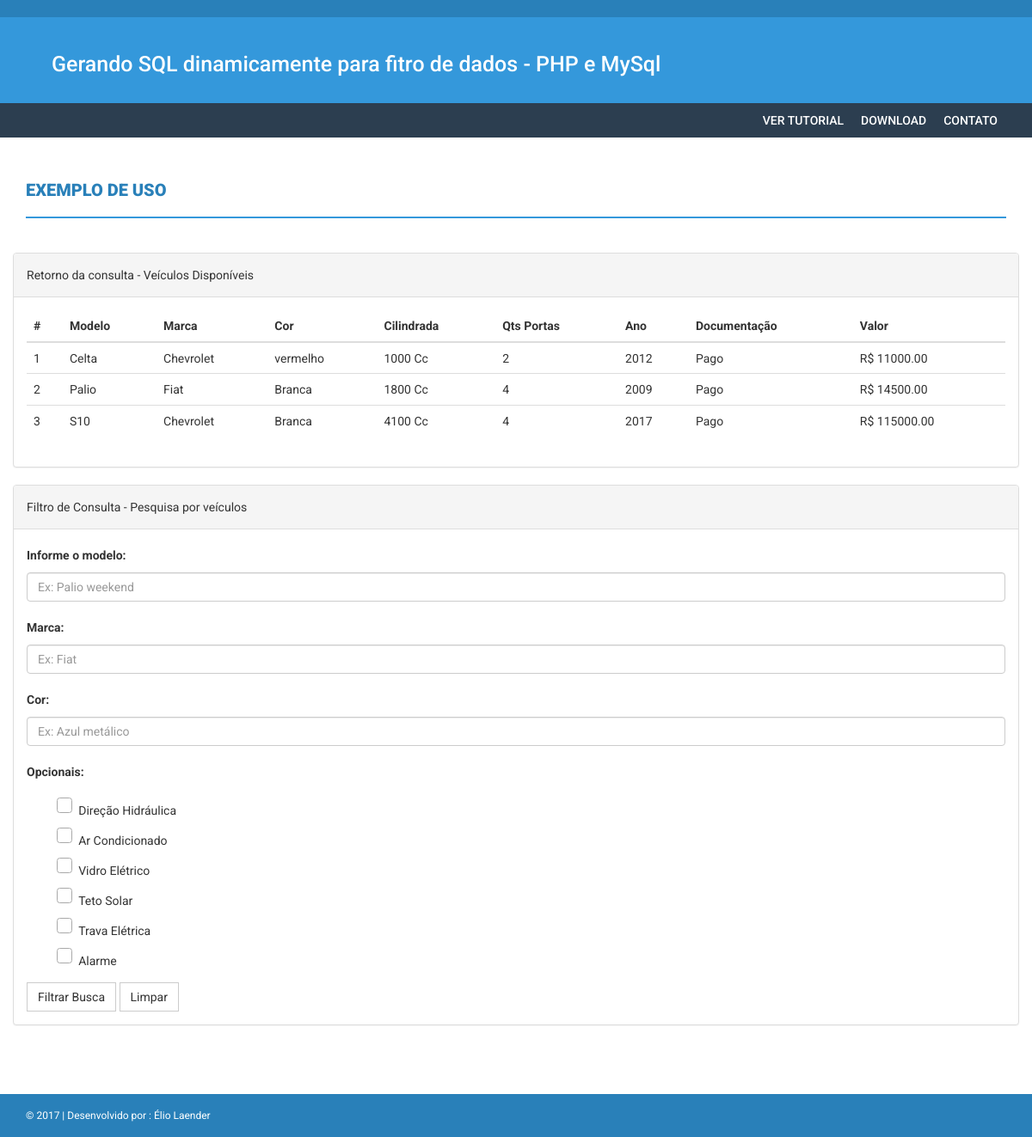
The page / on the database its author committed.
### tables this page shows
CREATE TABLE `venda_carros` (
  `carros_id` int(11) NOT NULL,
  `carros_marca` varchar(10) NOT NULL,
  `carros_modelo` varchar(10) NOT NULL,
  `carros_ano` int(11) NOT NULL,
  `carros_valor` decimal(10,2) NOT NULL,
  `carros_cor` varchar(15) NOT NULL,
  `carros_final_placa` int(11) NOT NULL,
  `carros_qtd_portas` int(11) NOT NULL,
  `carros_qtd_valvulas` int(11) NOT NULL,
  `carros_qtd_cilindradas` int(11) NOT NULL,
  `carros_direcao` tinyint(1) NOT NULL,
  `carros_ar` tinyint(1) NOT NULL,
  `carros_vidro` tinyint(1) NOT NULL,
  `carros_teto_solar` tinyint(1) NOT NULL,
  `carros_trava` tinyint(1) NOT NULL,
  `carros_alarme` tinyint(1) NOT NULL,
  `carros_doc_pg` tinyint(1) NOT NULL
);

### index.php (called while the page is built, shortened)
<?php
    $objData = new Consulta;
    $objVisual = new Visual;
    $objVisual->set('dados', $objData->listaDados());
    $objVisual->render("project/logica_visual/telas/home.php");

### project/logica_banco/Conexao_bd.php (called while the page is built, shortened)
<?php
class Conexao_bd {
     private $user = 'root',
             $pass = 'xxxxxxxxxxx',
             $host = 'localhost',
             $dataBase = 'venda_veiculos';
    protected function conecta(){
        try{
            $conectDB = new PDO("mysql:host=".$this->host.";dbname=".$this->dataBase, $this->user, $this->pass, array(PDO::MYSQL_ATTR_INIT_COMMAND => "SET NAMES 'utf8' "));
            return $conectDB;
        } catch (Exception $ex){
            exit($ex);
        }
    }
    public function runSelect($sql){
        if($sql == ""){
           $sql = "SELECT * FROM venda_carros";
        }
        $stm = $this->conecta()->prepare($sql);
        $stm->execute();
        return $stm->fetchAll(PDO::FETCH_ASSOC);
    }
}

### project/logica_filtro/Filtro_consulta.php (the view, shortened to what this page needs)
<?php
class Filtro_consulta {
	private $conexao,
            $sql,
            $html = "",
	    $array_dados,
	    $tabela,
	    $att_retorno,
            $array_entrada_form,
	    $limit;
      public function listaDados($select = ""){
          $this->conexao = new Consulta;
          $resultado = $this->conexao->runSelect($select);
          if(count($resultado) != 0){
              for($j = 0; $j < count($resultado); $j++){
                  $this->html .= "<tr>";
                  $this->html.= "<td>".($j+1)."</td>";
                  $this->html.= "<td>{$resultado[$j]['carros_modelo']}</td>";
                  $this->html.= "<td>{$resultado[$j]['carros_marca']}</td>";
                  $this->html.= "<td>{$resultado[$j]['carros_cor']}</td>";
                  $this->html.= "<td>{$resultado[$j]['carros_qtd_cilindradas']} Cc</td>";
                  $this->html.= "<td>{$resultado[$j]['carros_qtd_portas']}</td>";
                  $this->html.= "<td>{$resultado[$j]['carros_ano']}</td>";
                  if($resultado[$j]['carros_doc_pg'] == 1){
                      $this->html.= "<td>Pago</td>";
                  } else{
                      $this->html.= "<td>Atrasado</td>";
                  }
                  $this->html.= "<td>R$ {$resultado[$j]['carros_valor']}</td>";
                  $this->html .= "<tr>";
              }
          } else {
              $this->html = "<p style='color:indianred'>*Oops, sua consulta não retornou nenhum resultado, tente ser menos específico.</p>";
          }
          return $this->html;
      }
}

### project/logica_visual/Visual_controle.php (shortened to what this page needs)
<?php
class Visual_controle {
    public function render($arquivo){
        if(file_exists($arquivo)){
            include_once $arquivo;
        }
    }
}

### project/logica_visual/telas/home.php (shortened to what this page needs)
<!DOCTYPE html>
<html xmlns="http://www.w3.org/1999/xhtml">
<head>
    <link href="project/logica_visual/telas/assets/css/bootstrap.css" rel="stylesheet" />
    <link href="project/logica_visual/telas/assets/css/font-awesome.css" rel="stylesheet" />
    <link href="project/logica_visual/telas/assets/css/style.css" rel="stylesheet" />
</head>
<body>
    <header>
    </header>
    <div class="navbar navbar-inverse set-radius-zero">
        <div class="container">
            <div class="left-div">
                <div class="user-settings-wrapper">
                    <h1 style="color:white">Gerando SQL dinamicamente para fitro de dados - PHP e MySql</h1>
                </div>
            </div>
        </div>
    </div>
    <section class="menu-section">
        <div class="container">
            <div class="row">
                <div class="col-md-12">
                    <div class="navbar-collapse collapse ">
                        <ul id="menu-top" class="nav navbar-nav navbar-right">
                            <li><a class="" href="index.html">Ver Tutorial</a></li>
                            <li><a href="ui.html">Download</a></li>
                            <li><a href="table.html">Contato</a></li>
                        </ul>
                    </div>
                </div>
            </div>
        </div>
    </section>
    <div class="content-wrapper">
        <div class="container">
            <div class="row">
                <div class="col-md-12">
                    <h4 class="page-head-line">Exemplo de uso</h4>
                </div>
                <div class="row">
                    <div class="col-md-12">
                        <div class="panel panel-default">
                            <div class="panel-heading">
                                Retorno da consulta - Veículos Disponíveis
                            </div>
                            <div class="panel-body">
                                <div class="table-responsive">
                                    <table class="table table-hover">
                                        <thead>
                                        <tr>
                                            <th>#</th>
                                            <th>Modelo</th>
                                            <th>Marca</th>
                                            <th>Cor</th>
                                            <th>Cilindrada</th>
                                            <th>Qts Portas</th>
                                            <th>Ano</th>
                                            <th>Documentação</th>
                                            <th>Valor</th>
                                        </tr>
                                        </thead>
                                        <tbody>
                                            <?php echo $dados; ?>
                                        </tbody>
                                    </table>
                                </div>
                            </div>
                        </div>
                    </div>
                </div>
                <div class="row">
                    <div class="col-md-12">
                        <div class="panel panel-default">
                            <div class="panel-heading">
                               Filtro de Consulta - Pesquisa por veículos
                            </div>
                            <div class="panel-body">
                                <form action="testadora.php" method="post">
                                    <div class="form-group">
                                        <label>Informe o modelo:</label>
                                        <input type="text" class="form-control" id="veiculo-modelo" name="modelo" placeholder="Ex: Palio weekend" />
                                    </div>
                                    <div class="form-group">
                                        <label>Marca:</label>
                                        <input type="text" class="form-control" id="veiculo-marca" name="marca" placeholder="Ex: Fiat" />
                                    </div>
                                    <div class="form-group">
                                        <label>Cor:</label>
                                        <input type="text" class="form-control" id="veiculo-cor" name="cor" placeholder="Ex: Azul metálico" />
                                    </div>
                                    <div class="form-group">
                                        <label>Opcionais:</label>
                                        <div >
                                            <div class="col-sm-12">
                                                <div class="checkbox">
                                                    <label>
                                                        <span class="cr"><i class="cr-icon glyphicon glyphicon-ok"></i></span>
                                                        Direção Hidráulica
                                                    </label>
                                                </div>
                                                <div class="checkbox">
                                                    <label>
                                                        <span class="cr"><i class="cr-icon glyphicon glyphicon-ok"></i></span>
                                                        Ar Condicionado
                                                    </label>
                                                </div>
                                                <div class="checkbox">
                                                    <label>
                                                        <span class="cr"><i class="cr-icon glyphicon glyphicon-ok"></i></span>
                                                        Vidro Elétrico
                                                    </label>
                                                </div>
                                                <div class="checkbox">
                                                    <label>
                                                        <span class="cr"><i class="cr-icon glyphicon glyphicon-ok"></i></span>
                                                        Teto Solar
                                                    </label>
                                                </div>
                                                <div class="checkbox">
                                                    <label>
                                                        <span class="cr"><i class="cr-icon glyphicon glyphicon-ok"></i></span>
                                                        Trava Elétrica
                                                    </label>
                                                </div>
                                                <div class="checkbox">
                                                    <label>
                                                        <span class="cr"><i class="cr-icon glyphicon glyphicon-ok"></i></span>
                                                        Alarme
                                                    </label>
                                                </div>
                                            </div>
                                    </div>
                                    </div>
                                    <button type="submit" class="btn btn-default">Filtrar Busca</button>
                                    <button type="reset" class="btn btn-default">Limpar</button>
                                </form>
                            </div>
                        </div>
                    </div>
                </div>
            </div>
    </div>
    </div>
    <footer>
        <div class="container">
            <div class="row">
                <div class="col-md-12">
                    <a href="http://eliolaender.com.br" target="_blank"> © 2017  | Desenvolvido por : Élio Laender</a>
                </div>
            </div>
        </div>
    </footer>
</body>
</html>

### project/logica_visual/telas/assets/css/style.css (style rules this page uses)
body { font-family: 'Roboto', sans-serif; line-height: 30px; }
.set-radius-zero { border-radius: 0px; -moz-border-radius: 0px; -webkit-border-radius: 0px; }
.content-wrapper { margin-top: 40px; min-height: 600px; padding-bottom: 60px; }
.page-head-line { font-weight: 900; padding-bottom: 20px; border-bottom: 2px solid #3498db; text-transform: uppercase; color: #2980b9; font-size: 20px; margin-bottom: 40px; }
.btn { border-radius: 0px; -webkit-border-radius: 0px; -moz-border-radius: 0px; }
header { background-color: #2980b9; color: #fff; padding: 10px; text-align: right; }
.left-div { padding-left: 30px; margin-top: 40px; margin-bottom: 30px; }
.user-settings-wrapper { margin-top: 10px; }
.menu-section { background-color: #2c3e50; }
#menu-top a { color: #FFF; text-decoration: none; font-weight: 500; padding: 10px 10px 10px 10px; text-transform: uppercase; }
.navbar-inverse { background-color: #3498db; border-color: transparent; }
.navbar { margin-bottom: 0px; }
footer { padding: 10px; color: #fff; font-size: 12px; background-color: #2980b9; }
footer a, footer a:hover { color: #fff; text-decoration: none; }
.checkbox label:after, .radio label:after { content: ''; display: table; clear: both; }
.checkbox .cr, .radio .cr { position: relative; display: inline-block; border: 1px solid #a9a9a9; border-radius: .25em; width: 1.3em; height: 1.3em; float: left; margin-right: .5em; }

### project/logica_visual/telas/home.php (style rules this page uses)
h1 { font-size: 25px; }

### rows shown on the page
venda_carros: carros_modelo "Celta", carros_marca "Chevrolet", carros_cor "vermelho", carros_qtd_cilindradas "1000", carros_qtd_portas "2", carros_ano "2012", carros_valor "11000.00"
venda_carros: carros_modelo "Palio", carros_marca "Fiat", carros_cor "Branca", carros_qtd_cilindradas "1800", carros_qtd_portas "4", carros_ano "2009", carros_valor "14500.00"
venda_carros: carros_modelo "S10", carros_marca "Chevrolet", carros_cor "Branca", carros_qtd_cilindradas "4100", carros_qtd_portas "4", carros_ano "2017", carros_valor "115000.00"
